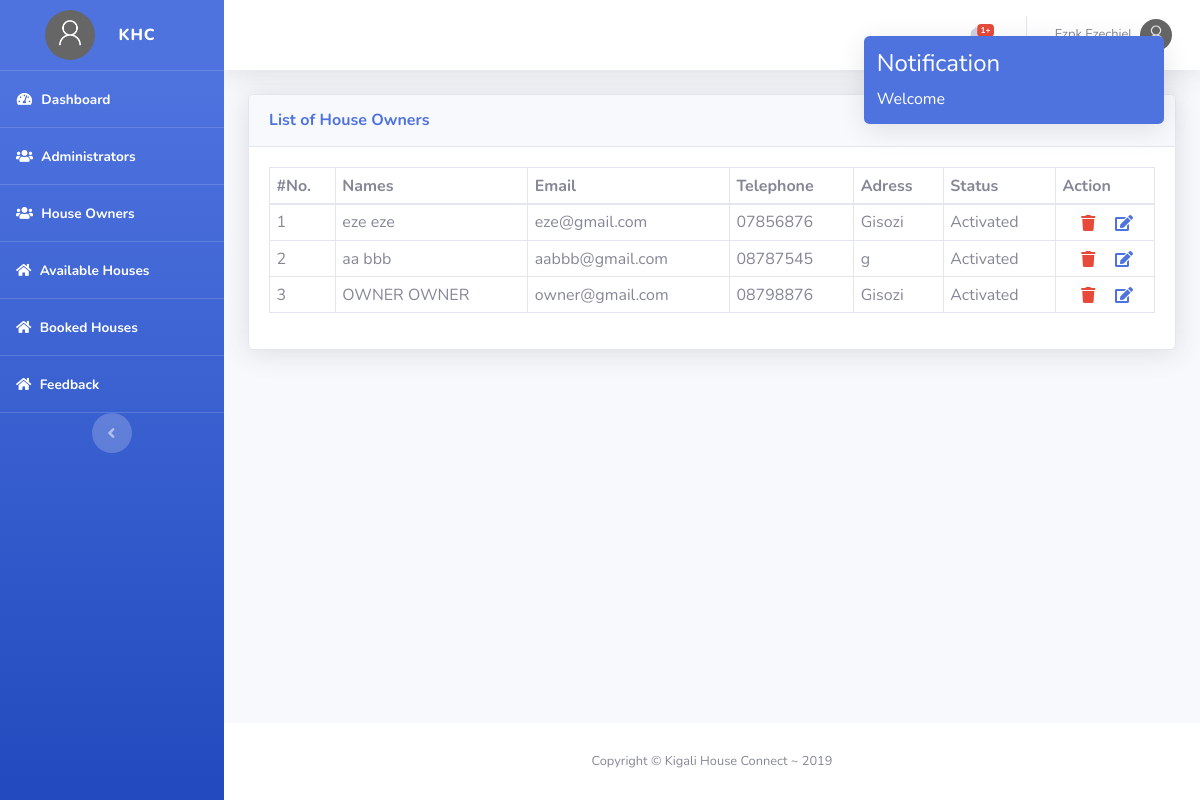
/admin/principal.php?request=house-owners (signed in), run on the app's committed database.
### tables this page shows
CREATE TABLE `house_owners` (
  `id` int(11) NOT NULL,
  `fname` varchar(50) NOT NULL,
  `lname` varchar(50) NOT NULL,
  `email` varchar(50) NOT NULL,
  `phone` varchar(50) NOT NULL,
  `adress` varchar(50) NOT NULL,
  `status` int(11) NOT NULL,
  `pin` int(11) NOT NULL,
  `password` varchar(2000) NOT NULL,
  `profile` varchar(2000) NOT NULL,
  `c_date` datetime NOT NULL
);

### admin/core/db.php (called while the page is built, shortened)
<?php
class DB{
    private $dbHost     = "localhost";
    private $dbUsername = "root";
    private $dbPassword = "";
    private $dbName     = "khc";
    public function __construct(){
        if(!isset($this->db)){
            $conn = new mysqli($this->dbHost, $this->dbUsername, $this->dbPassword, $this->dbName);
            if($conn->connect_error){
                die("Failed to connect with MySQL: " . $conn->connect_error);
            }else{
                $this->db = $conn;
            }
        }
    }
    public function getRows($table,$conditions = array()){
        $sql = 'SELECT ';
        $sql .= array_key_exists("select",$conditions)?$conditions['select']:'*';
        $sql .= ' FROM '.$table;
        if(array_key_exists("where",$conditions)){
            $sql .= ' WHERE ';
            $i = 0;
            foreach($conditions['where'] as $key => $value){
                $pre = ($i > 0)?' AND ':'';
                $sql .= $pre.$key." = '".$value."'";
                $i++;
            }
        }
        $result = $this->db->query($sql);
        if(array_key_exists("return_type",$conditions) && $conditions['return_type'] != 'all'){
            switch($conditions['return_type']){
                case 'count':
                    $data = $result->num_rows;
                    break;
                case 'single':
                    $data = $result->fetch_assoc();
                    break;
                default:
                    $data = '';
            }
        }else{
            if($result->num_rows > 0){
                while($row = $result->fetch_assoc()){
                    $data[] = $row;
                }
            }
        }
        return !empty($data)?$data:false;
    }
}

### admin/views/house_owners.php (the view, shortened to what this page needs)
        <div class="container-fluid">
          <div class="card shadow mb-4">
            <div class="card-header py-3">
              <h6 class="m-0 font-weight-bold text-primary">List of House Owners
                </h6>
            </div>
            <div class="card-body">
              <div class="table-responsive">
                <table class="table table-bordered" id="dataTable" width="100%" cellspacing="0">
                  <thead>
                    <tr>
                      <th>#No.</th>
                      <th>Names</th>
                      <th>Email</th>
                      <th>Telephone</th>
                      <th>Adress</th>
                      <th>Status</th>
                      <th>Action</th>
                    </tr>
                  </thead>
                  <tbody>
<?php
$tableName='house_owners';
$condition=array(
                 'order by' => 'id desc'
                );
$query=$db->getRows($tableName,$condition);
if(!empty($query)): $count=0;
  foreach($query as $show): $count++;
   ?>
                    <tr>
                      <td><?php echo $count; ?></td>
                      <td><?php echo $show['fname'].' '.$show['lname']; ?></td>
                      <td><?php echo $show['email']; ?></td>
                      <td><?php echo $show['phone']; ?></td>
                      <td><?php echo $show['adress'] ;?></td>
                      <td><?php if($show['status']==1) echo 'Activated'; else echo 'Desactivated'; ?></td>
                      <td style="width: 99px; padding-left: 30px;">
                        <center>
                            <div class="row">
                              <a style="color: #e74a3b;" class="dropdown-item col-md-4" href="#" data-toggle="modal" data-target="#delete<?php echo $show['id'];?>">
                              <i class="fa fa-trash  "></i>
                            </a> <a  style="color: #4e73df;" class="dropdown-item col-md-6" href="#" data-toggle="modal" data-target="#edit<?php echo $show['id'];?>">
                              <i class="fa fa-edit "></i>
                            </a>
                            </div>
                        </center>
                      </td>
                    </tr>
<?php endforeach; endif; ?>
                  </tbody>
                </table>
              </div>
            </div>
          </div>
        </div>
      </div>

### admin/views/header.php (shortened to what this page needs)
<?php 	session_start();
	require_once 'core/db.php';
	$db = new DB();
  $id = $_SESSION['id'];
  $category=$_SESSION['category'];
  if($category=='admin'):
      $getU=$db->getRows('admin',array('where'=>array('id'=>$id)));
      if(!empty($getU)): foreach($getU as $getUser):
          $names = $getUser['fname'].' '.$getUser['lname'];
          $profile=$getUser['profile'];
        endforeach;
      endif;
  endif;
 ?>
<!DOCTYPE html>
<html lang="en">
<head>
  <link href="vendor/fontawesome-free/css/all.min.css" rel="stylesheet" type="text/css">
  <link href="css/sb-admin-2.min.css" rel="stylesheet">
 <link href="pnotify/dist/pnotify.css" rel="stylesheet">
 <link href="pnotify/dist/pnotify.buttons.css" rel="stylesheet">
 <link href="pnotify/dist/pnotify.nonblock.css" rel="stylesheet">
</head>
<?php
$sssData=$_SESSION['sessData'];
if($sssData!=''):
?>
<body onpageshow="new PNotify({
								title: 'Notification',
								text: '<?php echo $sssData['status']['msg'];?>',
								type: 'info',
								styling: 'bootstrap3'
						});">
</body>
<?php endif; ?>
<body id="page-top">
  <div id="wrapper">
    <ul class="navbar-nav bg-gradient-primary sidebar sidebar-dark accordion" id="accordionSidebar">
      <a class="sidebar-brand d-flex align-items-center justify-content-center" href="index.html">
        <div class="sidebar-brand-icon">
          <img style="width: 50px; height: 50px;" class="img-profile rounded-circle" src="<?php echo $profile; ?>">
        </div>
        <div class="sidebar-brand-text mx-4"> KHC</div>
      </a>
      <hr class="sidebar-divider my-0">
      <li class="nav-item active">
        <a class="nav-link" href="principal.php?request=home">
          <i class="fas fa-fw fa-tachometer-alt"></i>
          <span>Dashboard </span></a>
      </li>
<?php if($category=='admin'): ?>
	<hr class="sidebar-divider">
	<li class="nav-item active">
		<a class="nav-link" href="principal.php?request=admin">
			<i class="fa fa-users"></i>
			<span>Administrators</span></a>
	</li>
	<hr class="sidebar-divider">
	<li class="nav-item active">
		<a class="nav-link" href="principal.php?request=house-owners">
			<i class="fa fa-users"></i>
			<span>House Owners</span></a>
	</li>
<?php endif; ?>
      <hr class="sidebar-divider">
      <li class="nav-item active">
        <a class="nav-link" href="principal.php?request=available-houses">
          <i class="fa fa-home"></i>
          <span>Available Houses</span></a>
      </li>
      <hr class="sidebar-divider">
      <li class="nav-item active">
        <a class="nav-link" href="principal.php?request=booked-houses">
          <i class="fa fa-home"></i>
          <span>Booked Houses</span></a>
      </li>
<?php if($category=='admin'): ?>
      <hr class="sidebar-divider">
      <li class="nav-item active">
        <a class="nav-link" href="principal.php?request=feedback">
          <i class="fa fa-home"></i>
          <span>Feedback</span></a>
      </li>
<?php endif; ?>
      <hr class="sidebar-divider d-none d-md-block">
      <div class="text-center d-none d-md-inline">
        <button class="rounded-circle border-0" id="sidebarToggle"></button>
      </div>
    </ul>
    <div id="content-wrapper" class="d-flex flex-column">
      <div id="content">
        <nav class="navbar navbar-expand navbar-light bg-white topbar mb-4 static-top shadow">
          <ul class="navbar-nav ml-auto">
            <li class="nav-item dropdown no-arrow mx-1">
              <a class="nav-link dropdown-toggle" href="#" id="alertsDropdown" role="button" data-toggle="dropdown" aria-haspopup="true" aria-expanded="false">
                <i class="fas fa-bell fa-fw"></i>
                <span class="badge badge-danger badge-counter">1+</span>
              </a>
            </li>
            <li class="nav-item dropdown no-arrow">
              <a class="nav-link dropdown-toggle" href="#" id="userDropdown" role="button" data-toggle="dropdown" aria-haspopup="true" aria-expanded="false">
                <span class="mr-2 d-none d-lg-inline text-gray-600 small"><?php echo $names; ?></span>
                <img class="img-profile rounded-circle" src="<?php echo $profile;?>">
              </a>
            </li>
          </ul>
        </nav>

### admin/principal.php (shortened to what this page needs)
<?php include('views/header.php');?>
<?php
switch ($_GET['request']) {
  case 'house-owners':
    include('views/house_owners.php');
    break;
}
?>
<?php include('views/footer.php');?>

### admin/views/footer.php (shortened to what this page needs)
<footer class="sticky-footer bg-white">
  <div class="container my-auto">
    <div class="copyright text-center my-auto">
      <span>Copyright &copy; Kigali House Connect ~ 2019</span>
    </div>
  </div>
</footer>
</div>
</div>
</body>
</html>

### admin/views/header.php (style rules this page uses)
.sidebar hr.sidebar-divider { margin: 0 0rem 0rem; margin-top: 0px; margin-bottom: 0rem; }
.dropdown-item { display: block; width: 100%; padding: .2rem .2rem; clear: both; font-weight: 400; color: #3a3b45; text-align: inherit; white-space: nowrap; background-color: transparent; border: 0; }
.table td, .table th { padding: 0px; padding-top: .4rem; padding-bottom: .4rem; padding-left: .4rem; padding-right: .4rem; vertical-align: top; border-top: 1px solid #e3e6f0; }

### data on the page
house_owners: fname "eze", lname "eze", email "eze@gmail.com", phone "07856876", adress "Gisozi", status "Activated"
house_owners: fname "aa", lname "bbb", email "aabbb@gmail.com", phone "08787545", adress "g", status "Activated"
house_owners: fname "OWNER", lname "OWNER", email "owner@gmail.com", phone "08798876", adress "Gisozi", status "Activated"

### other printed values
$names "Ezpk Ezechiel"
